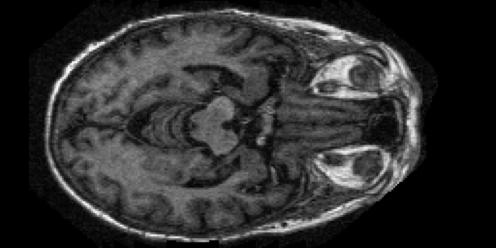
#> input picture Alzhiehmer_MRI_Data/Mild Dementia/OAS1_0028_MR1_mpr-1_121.jpg, 496 x 248 px; its folder holds only this picture in this run
$ jupyter execute --allow-errors PrepareImages.ipynb
#> lines starting #> are read from the running program, lines starting #| are printed output that depends on the picture
[cell 1]
#resize images and convert to RGB for DenseNet 121, 224 × 224
import os
#Create the output file directories
output_MRI_images = "Processed_MRI_Data"
sub_output_directories = ["Mild Dementia", "Moderate Dementia", "Very mild Dementia", "Non Demented"]
os.makedirs(output_MRI_images, exist_ok=True)

for sub_dir in sub_output_directories:
    new_path = os.path.join(output_MRI_images, sub_dir)
    os.makedirs(new_path, exist_ok= True)
#> further down, image is the input picture: PIL image 496x248 RGB; min 0, max 255, mean 46.8
#> `image = image.resize((224, 224))`:
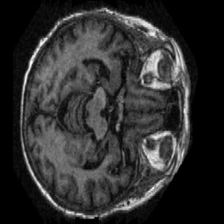
#> image: PIL image 224x224 RGB; min 0, max 251, mean 46.8

[cell 2]
#loop through input file directories, resize to 224x224 and convert from grayscale to RGB
from PIL import Image
input_MRI_images = "Alzhiehmer_MRI_Data"
sub_input_directories = ["Mild Dementia", "Moderate Dementia", "Very mild Dementia", "Non Demented"]
#> (the rest of this cell did not finish here and is left out)

[cell 3]
#make sure we have enough images in the output directories
output_MRI_images = "Processed_MRI_Data"
sub_output_directories = ["Mild Dementia", "Moderate Dementia", "Very mild Dementia", "Non Demented"]
for sub_dir in sub_output_directories:
    new_path = os.path.join(output_MRI_images, sub_dir)
    print(len(os.listdir(new_path)))
print("-----------------------------")
input_MRI_images = "Alzhiehmer_MRI_Data"
sub_input_directories = ["Mild Dementia", "Moderate Dementia", "Very mild Dementia", "Non Demented"]
#> (the rest of this cell did not finish here and is left out)

[cell 4]
#Now we will get the first model set up (Non Demented vs Any sign of Dementia)
import os
from PIL import Image
input_MRI_images = "Processed_MRI_Data"
sub_input_directories = ["Mild Dementia", "Moderate Dementia", "Very mild Dementia", "Non Demented"]

output_MRI_images = "Processed_MRI_Data_For_First_Model"
sub_output_directories = ["Signs_of_Dementia" , "Non_Demented"]

for sub_dir in sub_output_directories:
    new_path = os.path.join(output_MRI_images, sub_dir)
    os.makedirs(new_path, exist_ok= True)


for ind,sub_dir in enumerate(sub_input_directories):
    dir_path = os.path.join(input_MRI_images, sub_dir)
    for mri_image in os.listdir(dir_path):
        if mri_image.lower().endswith((".jpg")):
            mri_image_path = os.path.join(dir_path, mri_image)
            image = Image.open(mri_image_path)
            if(ind != 3):
                proper_output_folder = os.path.join(output_MRI_images , sub_output_directories[0])
            else:
                proper_output_folder = os.path.join(output_MRI_images , sub_output_directories[1])
            new_file_name = os.path.join(proper_output_folder, mri_image)
            image.save(new_file_name)

[cell 5]
#Sets up images for second model
import os
from PIL import Image
input_MRI_images = "Processed_MRI_Data"
sub_input_directories = ["Mild Dementia", "Moderate Dementia", "Very mild Dementia", "Non Demented"]
output_MRI_images = "Processed_MRI_Data_For_Second_Model"
sub_output_directories = ["Signs_of_Mild_Dementia" , "Signs_of_Moderate_Dimentia"]

for sub_dir in sub_output_directories:
    new_path = os.path.join(output_MRI_images, sub_dir)
    os.makedirs(new_path, exist_ok= True)

for ind,sub_dir in enumerate(sub_input_directories):
    if(ind == 3):
        continue
    dir_path = os.path.join(input_MRI_images, sub_dir)
    for mri_image in os.listdir(dir_path):
        if mri_image.lower().endswith((".jpg")):
            mri_image_path = os.path.join(dir_path, mri_image)
            image = Image.open(mri_image_path)
            if(ind != 1):
                proper_output_folder = os.path.join(output_MRI_images , sub_output_directories[0])
            else:
                proper_output_folder = os.path.join(output_MRI_images , sub_output_directories[1])
            new_file_name = os.path.join(proper_output_folder, mri_image)
            image.save(new_file_name)

[cell 6]
#sets up images for third model
import os
from PIL import Image
input_MRI_images = "Processed_MRI_Data"
sub_input_directories = ["Mild Dementia", "Moderate Dementia", "Very mild Dementia", "Non Demented"]
output_MRI_images = "Processed_MRI_Data_For_Third_Model"
sub_output_directories = ["Signs_of_Very_Mild_Dementia" , "Signs_of_Mild_Dimentia"]

for sub_dir in sub_output_directories:
    new_path = os.path.join(output_MRI_images, sub_dir)
    os.makedirs(new_path, exist_ok= True)

for ind,sub_dir in enumerate(sub_input_directories):
    if(ind == 3 or ind == 1):
        continue
    dir_path = os.path.join(input_MRI_images, sub_dir)
    for mri_image in os.listdir(dir_path):
        if mri_image.lower().endswith((".jpg")):
            mri_image_path = os.path.join(dir_path, mri_image)
            image = Image.open(mri_image_path)
            if(ind != 0):
                proper_output_folder = os.path.join(output_MRI_images , sub_output_directories[0])
            else:
                proper_output_folder = os.path.join(output_MRI_images , sub_output_directories[1])
            new_file_name = os.path.join(proper_output_folder, mri_image)
            image.save(new_file_name)
